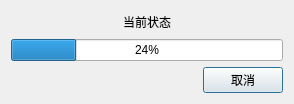
<?xml version="1.0" encoding="UTF-8"?>
<ui version="4.0">
 <class>dialog</class>
 <widget class="QDialog" name="dialog">
  <property name="geometry">
   <rect>
    <x>0</x>
    <y>0</y>
    <width>294</width>
    <height>104</height>
   </rect>
  </property>
  <property name="windowTitle">
   <string>程序执行中</string>
  </property>
  <layout class="QVBoxLayout" name="verticalLayout">
   <item>
    <widget class="QLabel" name="ll_process_text">
     <property name="text">
      <string>当前状态</string>
     </property>
     <property name="alignment">
      <set>Qt::AlignCenter</set>
     </property>
    </widget>
   </item>
   <item>
    <widget class="QProgressBar" name="pb_process">
     <property name="value">
      <number>24</number>
     </property>
    </widget>
   </item>
   <item>
    <layout class="QHBoxLayout" name="horizontalLayout">
     <item>
      <spacer name="horizontalSpacer">
       <property name="orientation">
        <enum>Qt::Horizontal</enum>
       </property>
       <property name="sizeHint" stdset="0">
        <size>
         <width>40</width>
         <height>20</height>
        </size>
       </property>
      </spacer>
     </item>
     <item>
      <widget class="QPushButton" name="btn_process_cancel">
       <property name="text">
        <string>取消</string>
       </property>
      </widget>
     </item>
    </layout>
   </item>
  </layout>
 </widget>
 <resources/>
 <connections/>
</ui>
